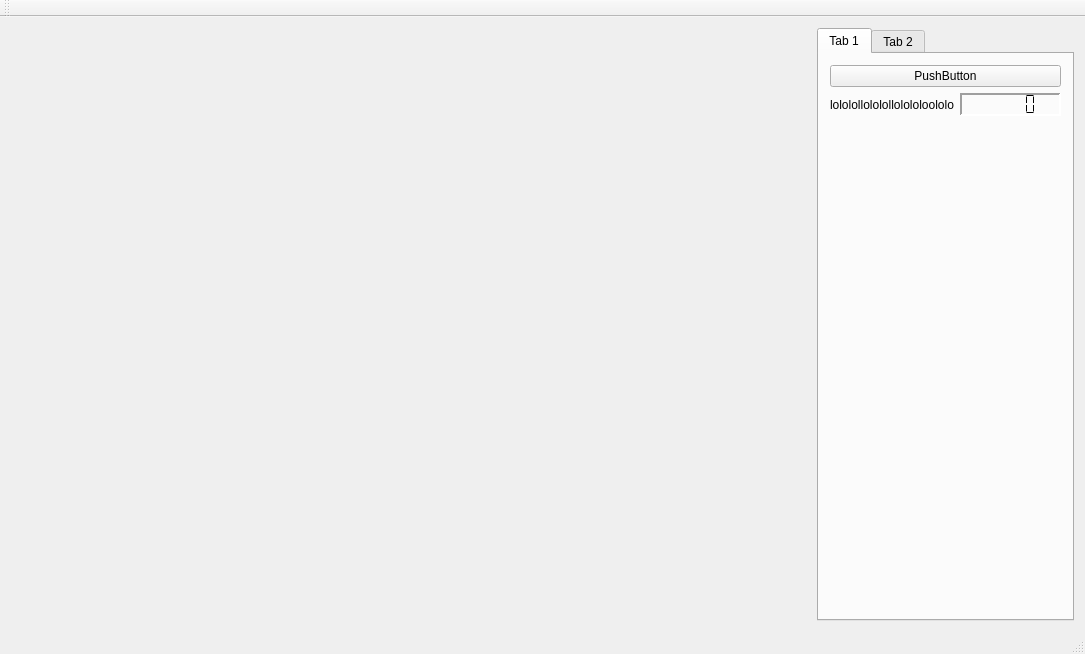
<?xml version="1.0" encoding="UTF-8"?>
<ui version="4.0">
 <class>MainWindow</class>
 <widget class="QMainWindow" name="MainWindow">
  <property name="geometry">
   <rect>
    <x>0</x>
    <y>0</y>
    <width>1085</width>
    <height>654</height>
   </rect>
  </property>
  <property name="windowTitle">
   <string>MainWindow</string>
  </property>
  <widget class="QWidget" name="centralWidget">
   <layout class="QGridLayout" name="gridLayout">
    <item row="1" column="1">
     <widget class="MplWidget" name="MplWidget" native="true">
      <property name="minimumSize">
       <size>
        <width>800</width>
        <height>550</height>
       </size>
      </property>
     </widget>
    </item>
    <item row="1" column="2">
     <widget class="QTabWidget" name="tabWidget">
      <widget class="QWidget" name="tab">
       <attribute name="title">
        <string>Tab 1</string>
       </attribute>
       <layout class="QFormLayout" name="formLayout">
        <item row="2" column="0">
         <widget class="QLabel" name="label">
          <property name="text">
           <string>lololollololollolololoololo</string>
          </property>
         </widget>
        </item>
        <item row="2" column="1">
         <widget class="QLCDNumber" name="lcdNumber">
          <property name="font">
           <font>
            <weight>50</weight>
            <bold>false</bold>
           </font>
          </property>
          <property name="mouseTracking">
           <bool>false</bool>
          </property>
          <property name="acceptDrops">
           <bool>false</bool>
          </property>
          <property name="frameShape">
           <enum>QFrame::Panel</enum>
          </property>
          <property name="frameShadow">
           <enum>QFrame::Sunken</enum>
          </property>
          <property name="lineWidth">
           <number>2</number>
          </property>
          <property name="smallDecimalPoint">
           <bool>false</bool>
          </property>
          <property name="segmentStyle">
           <enum>QLCDNumber::Flat</enum>
          </property>
          <property name="intValue" stdset="0">
           <number>0</number>
          </property>
         </widget>
        </item>
        <item row="1" column="0" colspan="2">
         <widget class="QPushButton" name="pushButton">
          <property name="text">
           <string>PushButton</string>
          </property>
         </widget>
        </item>
       </layout>
      </widget>
      <widget class="QWidget" name="tab_2">
       <attribute name="title">
        <string>Tab 2</string>
       </attribute>
      </widget>
     </widget>
    </item>
   </layout>
  </widget>
  <widget class="QMenuBar" name="menuBar">
   <property name="geometry">
    <rect>
     <x>0</x>
     <y>0</y>
     <width>1085</width>
     <height>22</height>
    </rect>
   </property>
  </widget>
  <widget class="QToolBar" name="mainToolBar">
   <attribute name="toolBarArea">
    <enum>TopToolBarArea</enum>
   </attribute>
   <attribute name="toolBarBreak">
    <bool>false</bool>
   </attribute>
  </widget>
  <widget class="QStatusBar" name="statusBar"/>
 </widget>
 <layoutdefault spacing="6" margin="11"/>
 <customwidgets>
  <customwidget>
   <class>MplWidget</class>
   <extends>QWidget</extends>
   <header>mplwidget.h</header>
   <container>1</container>
  </customwidget>
 </customwidgets>
 <resources/>
 <connections/>
</ui>
